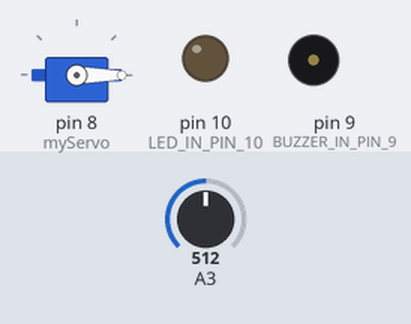
The sketch below on a simulated Arduino Uno, built with avr-gcc and run on an emulated ATmega328P. Parts: servo, output pins drawn as LEDs (lit = HIGH), buzzer (waves = sounding, pin HIGH). Inputs (shaded band) come from the test bench; at power-on: A3 = 512.

Above: at 1.2 s.
1.3 s: A3 set to 315
2.8 s: A3 set to 282
At 3.2 s:
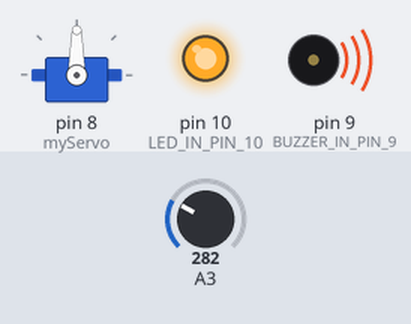
5.8 s: A3 set to 306
At 6.5 s:
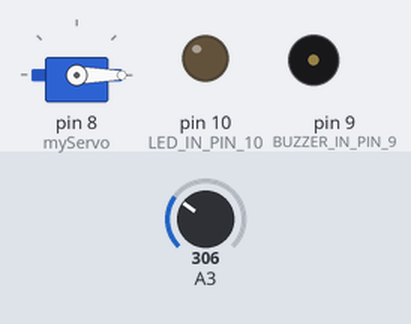
7.3 s: A3 set to 290
At 8.2 s:
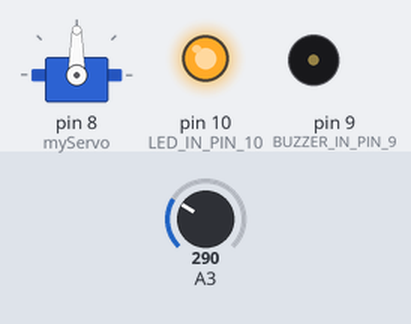
Timing chart, 0 to 11.3 s (numbered marks = the images above; inputs shaded):
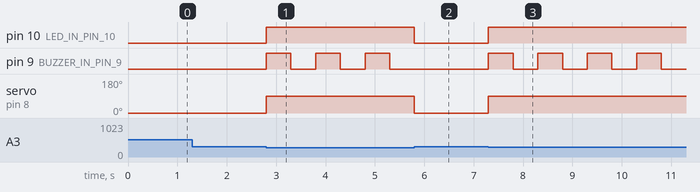

Measured:
- the behaviour switches between 300 and 299 on A3 (found by bisection; images 0 and 1)
- after the input at 1.3 s, every drawn part: stays the same
- after the input at 2.8 s, pin 10 (LED_IN_PIN_10): LOW → HIGH at once; pin 9 (BUZZER_IN_PIN_9): alternates HIGH for 0.50 s and LOW for 0.50 s, starting at once; servo on pin 8 (myServo): 0° → 90° at once
- after the input at 5.8 s, pin 10 (LED_IN_PIN_10): HIGH → LOW at once; pin 9 (BUZZER_IN_PIN_9): stays LOW (without the input it goes to HIGH after 0.00 s); servo on pin 8 (myServo): 90° → 0° at once
- after the input at 7.3 s, pin 10 (LED_IN_PIN_10): LOW → HIGH at once; pin 9 (BUZZER_IN_PIN_9): alternates HIGH for 0.50 s and LOW for 0.50 s, starting at once; servo on pin 8 (myServo): 0° → 90° at once

The sketch:

aurdino_uno.ino
```cpp
#include<Servo.h>
Servo myServo;

void setup()
{
    pinMode(9,OUTPUT); //BUZZER IN PIN 9
    pinMode(10,OUTPUT); // LED IN PIN 10
    myServo.attach(8);
}
void loop()
{
    int sensor_value=analogRead(A3);

    if(sensor_value<300)
    {
        digitalWrite(10,HIGH); // LED ON
        myServo.write(90); // SERVO MOTOR ROTATES 90°

        digitalWrite(9,HIGH); // BUZZER BEEPS
        delay(500);

        digitalWrite(9,LOW); // BUZZER OFF
        delay(500);

     }
     else
     {
         digitalWrite(9,LOW);
         digitalWrite(10,LOW);
         myServo.write(0);
      }


}
```
